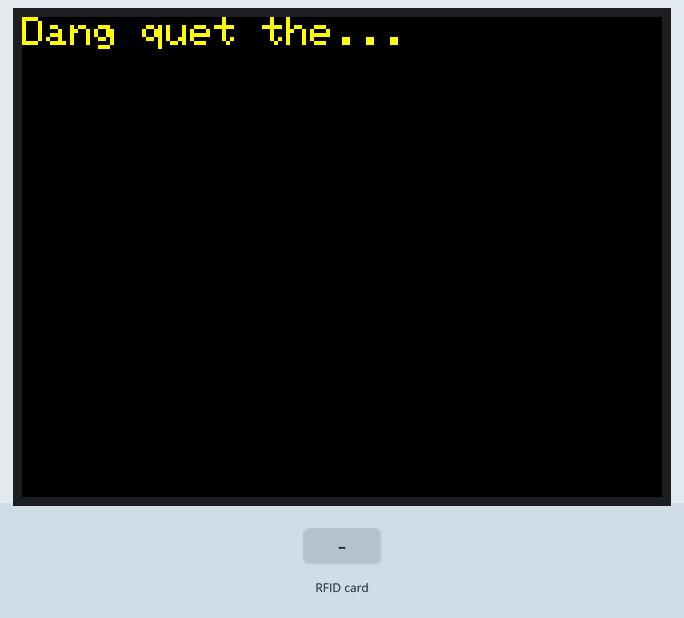
A sketch run on a simulated Arduino Mega 2560, built for the host (arithmetic inside an expression is 32-bit, double 64-bit). On the bench: 320×240 colour display. Inputs (shaded band) come from the test bench. What the sketch prints to the serial monitor is not drawn.

Above: at 1.4 s.
1.5 s: RFID card 5E 7A 19 C4 held to the reader
At 1.9 s:
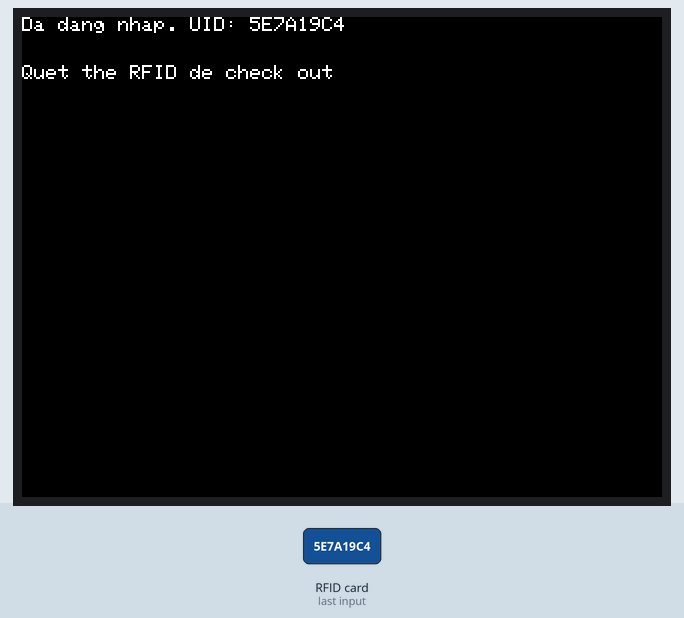
3.0 s: RFID card 5E 7A 19 C4 held to the reader
At 4.3 s:
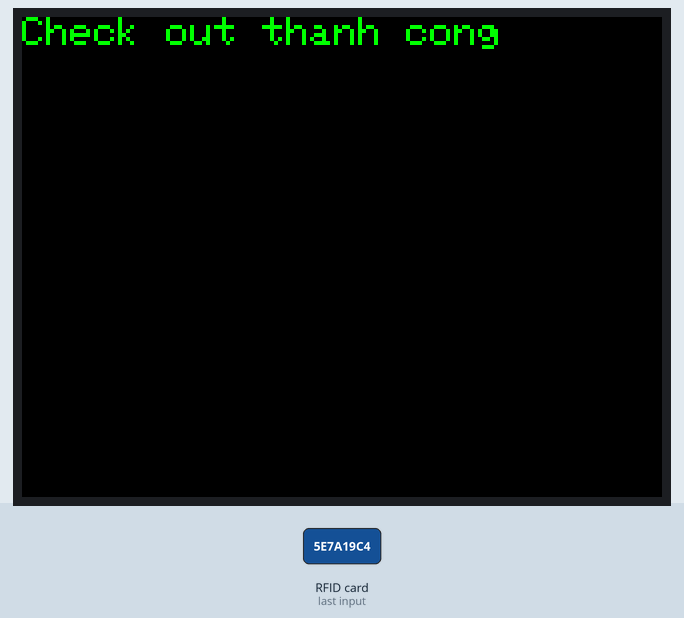
At 36.8 s:
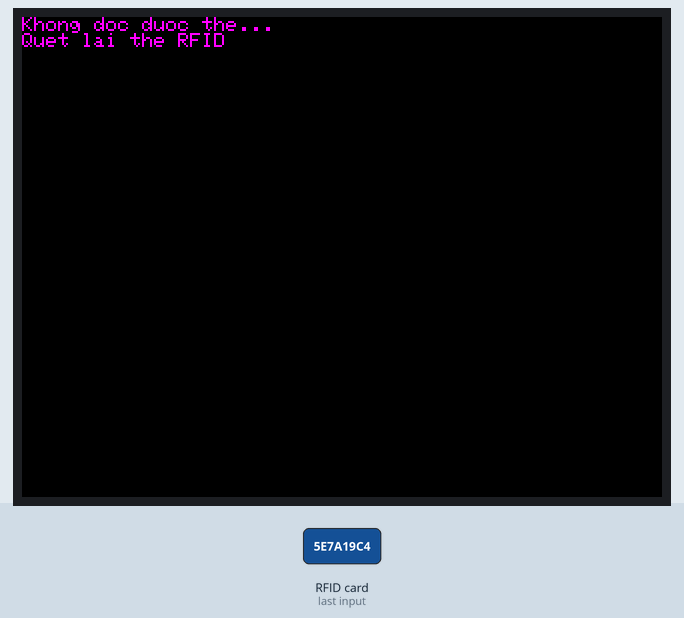
Timing chart, 0 to 38.3 s (numbered marks = the images above; inputs shaded):
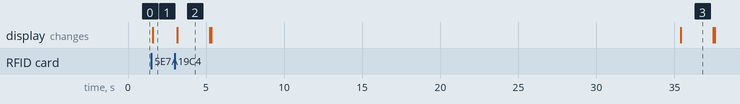

Measured:
- after the input at 1.5 s, the display: changes after 0.10 s (image 1)
- after the input at 3.0 s, the display: changes after 0.16 s (image 2)
- what the display in image 2 shows lasts 2.0 s, from 3.2 s to 5.2 s

The sketch:

RFID.ino
```cpp
#include <SPI.h>
#include <MFRC522.h>
#include <Adafruit_GFX.h>
#include <Adafruit_ILI9341.h>

#define SS_PIN 5    // GPIO 5 cho MFRC522 SDA
#define RST_PIN 22  // GPIO 22 cho MFRC522 RST
#define TFT_CS 15   // GPIO 15 cho ILI9341 CS
#define TFT_DC 2    // GPIO 2 cho ILI9341 DC
#define TFT_RST 4   // GPIO 4 cho ILI9341 RST
#define SPI_MOSI 23 // VSPI_MOSI
#define SPI_MISO 19 // VSPI_MISO
#define SPI_SCK 18  // VSPI_SCK
#define MAX_UID_LENGTH 7

MFRC522 rfid(SS_PIN, RST_PIN);
Adafruit_ILI9341 tft = Adafruit_ILI9341(TFT_CS, TFT_DC, TFT_RST);

enum State {
  CHECK_IN,
  MAIN_MENU,
  CHECK_OUT
};
State currentState = CHECK_IN;

byte currentUID[MAX_UID_LENGTH];
byte uidLength = 0;
bool rfidCheckedIn = false;

void printWrapped(String text, int x, int y, uint16_t color, uint8_t textSize) {
  tft.setTextColor(color);
  tft.setTextSize(textSize);
  int maxChars = (textSize == 1) ? 53 : 26;
  int lineHeight = (textSize == 1) ? 12 : 20;
  int currentY = y;

  while (text.length() > 0) {
    String line = text.substring(0, maxChars);
    if (text.length() > maxChars) {
      int lastSpace = line.lastIndexOf(' ');
      if (lastSpace > 0 && lastSpace < maxChars) {
        line = text.substring(0, lastSpace);
        text = text.substring(lastSpace + 1);
      } else {
        text = text.substring(maxChars);
      }
    } else {
      text = "";
    }
    tft.setCursor(x, currentY);
    tft.println(line);
    currentY += lineHeight;
    if (currentY >= 240) break;
  }
}

void setup() {
  Serial.begin(115200);
  SPI.begin(SPI_SCK, SPI_MISO, SPI_MOSI);
  rfid.PCD_Init();
  tft.begin();
  tft.setRotation(1);
  tft.fillScreen(ILI9341_BLACK);
  tft.setTextColor(ILI9341_WHITE);
  tft.setTextSize(1);
  tft.setCursor(0, 0);
  tft.println("=== Check in ===");
  tft.println("Quet the RFID de dang nhap");
  Serial.println("=== Check in ===");
  Serial.println("Quét thẻ RFID để đăng nhập");
}

String byteArrayToString(byte *uid, byte uidLength) {
  String uidStr = "";
  for (byte i = 0; i < uidLength; i++) {
    if (uid[i] < 0x10) uidStr += "0";
    uidStr += String(uid[i], HEX);
  }
  uidStr.toUpperCase();
  return uidStr;
}

bool readRFID(byte *uid, byte *uidLength) {
  unsigned long startTime = millis();
  while (millis() - startTime < 30000) {
    if (rfid.PICC_IsNewCardPresent() && rfid.PICC_ReadCardSerial()) {
      *uidLength = rfid.uid.size;
      if (*uidLength > MAX_UID_LENGTH) *uidLength = MAX_UID_LENGTH;
      for (byte i = 0; i < *uidLength; i++) {
        uid[i] = rfid.uid.uidByte[i];
      }
      rfid.PICC_HaltA();
      rfid.PCD_StopCrypto1();
      return true;
    }
  }
  return false;
}

void showMainMenu() {
  tft.fillRect(0, 0, 320, 240, ILI9341_BLACK);
  tft.setTextSize(1);
  tft.setCursor(0, 0);
  printWrapped("Da dang nhap. UID: " + byteArrayToString(currentUID, uidLength), 0, 0, ILI9341_WHITE, 1);
  tft.setCursor(0, 24);
  tft.println("Quet the RFID de check out");
  Serial.println("Đã đăng nhập. UID: " + byteArrayToString(currentUID, uidLength));
  Serial.println("Quét thẻ RFID để check out");
}

void loop() {
  byte uid[MAX_UID_LENGTH];
  byte length;

  switch (currentState) {
    case CHECK_IN:
      tft.fillRect(0, 0, 320, 240, ILI9341_BLACK);
      tft.setCursor(0, 0);
      tft.setTextColor(ILI9341_YELLOW);
      tft.setTextSize(2);
      tft.println("Dang quet the...");
      Serial.println("Đang quét thẻ...");
      if (readRFID(uid, &length)) {
        memcpy(currentUID, uid, length);
        uidLength = length;
        rfidCheckedIn = true;
        currentState = MAIN_MENU;
        showMainMenu();
      } else {
        tft.fillRect(0, 0, 320, 240, ILI9341_BLACK);
        tft.setCursor(0, 0);
        tft.setTextColor(ILI9341_MAGENTA);
        tft.setTextSize(1);
        tft.println("Khong doc duoc the...");
        tft.println("Quet lai the RFID");
        Serial.println("Không đọc được thẻ...");
        Serial.println("Quét lại thẻ RFID");
        delay(2000);
        tft.fillRect(0, 0, 320, 240, ILI9341_BLACK);
        tft.setTextColor(ILI9341_WHITE);
        tft.setTextSize(1);
        tft.setCursor(0, 0);
        tft.println("=== Check in ===");
        tft.println("Quet the RFID de dang nhap");
      }
      break;

    case MAIN_MENU:
      if (readRFID(uid, &length)) {
        tft.fillRect(0, 0, 320, 240, ILI9341_BLACK);
        tft.setCursor(0, 0);
        tft.setTextColor(ILI9341_YELLOW);
        tft.setTextSize(2);
        tft.println("Dang quet the...");
        Serial.println("Đang quét thẻ...");
        if (length == uidLength && memcmp(uid, currentUID, length) == 0) {
          tft.fillRect(0, 0, 320, 240, ILI9341_BLACK);
          tft.setCursor(0, 0);
          tft.setTextColor(ILI9341_GREEN);
          tft.setTextSize(2);
          tft.println("Check out thanh cong");
          Serial.println("Check out thành công");
          rfidCheckedIn = false;
          currentState = CHECK_IN;
          delay(2000);
          tft.fillRect(0, 0, 320, 240, ILI9341_BLACK);
          tft.setTextColor(ILI9341_WHITE);
          tft.setTextSize(1);
          tft.setCursor(0, 0);
          tft.println("=== Check in ===");
          tft.println("Quet the RFID de dang nhap");
          Serial.println("=== Check in ===");
          Serial.println("Quét thẻ RFID để đăng nhập");
        } else {
          tft.fillRect(0, 0, 320, 240, ILI9341_BLACK);
          tft.setCursor(0, 0);
          tft.setTextColor(ILI9341_MAGENTA);
          tft.setTextSize(1);
          tft.println("The khong khop voi the check-in!");
          tft.println("Quet lai the RFID");
          Serial.println("Thẻ không khớp với thẻ check-in!");
          Serial.println("Quét lại thẻ RFID");
          delay(2000);
          showMainMenu();
        }
      }
      break;
  }
}
```
